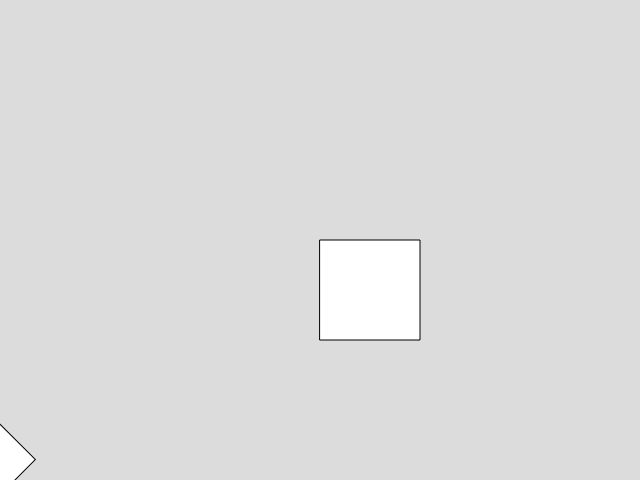
Frame 1 (no input)
Frame 2 (the mouse pressed at the canvas centre, redrawn once): identical to frame 1, image omitted

The p5.js sketch that drew this single still picture (run headless with seeded random() and noise() and a simulated clock; the mouse was pressed at the canvas centre and the sketch redrawn once):

// p5.js sketch
// ── sketch.js
function setup() {
  createCanvas(640, 480);
  angleMode(DEGREES);
  translate(width / 2, height / 2);
  noLoop();
}

function draw() {
  background(220);
  drawRectangle(width/2, height/2, 100);
  drawRectangle(300,300,50,45);
}

function drawRectangle(x,y,w,r = 0) {
  rotate(r);
  rect(x,y,w);
  rotate(-1 * r );
}
